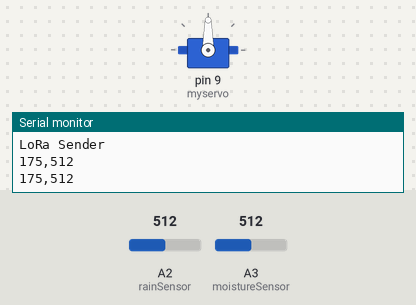
Simulated run of this sketch. Board: Arduino Uno, built with avr-gcc and run on an emulated ATmega328P. Shown: servo, the last lines printed to the serial monitor. Inputs (shaded band) come from the test bench; at power-on: A3 (moistureSensor) = 512, A2 (rainSensor) = 512. No radio packets arrive unless stated.

Above: at 2.9 s.
3.0 s: A3 (moistureSensor) set to 11
5.8 s: A3 (moistureSensor) set to 8
At 7.95 s:
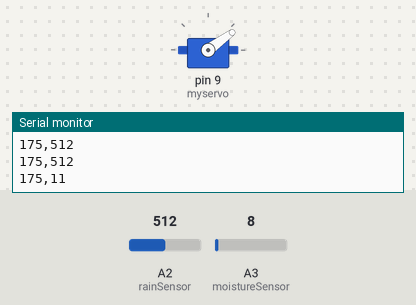
9.3 s: A3 (moistureSensor) set to 122
At 10.2 s:
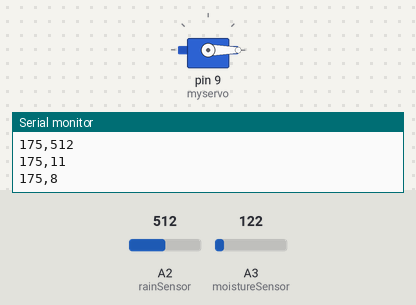
12.1 s: A3 (moistureSensor) set to 0
At 13.04 s:
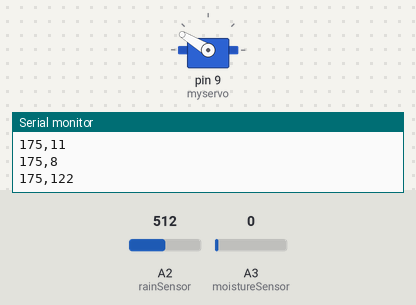
Timing chart, 0 to 69.2 s (numbered marks = the images above; inputs shaded):
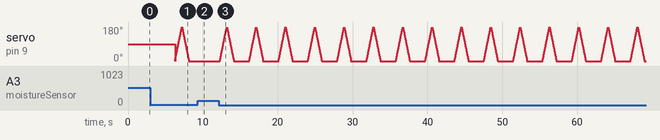

Measured:
- the behaviour switches between 10 and 9 on A3 (moistureSensor) (found by bisection; images 0 and 1)
- after the input at 9.3 s, servo on pin 9 (myservo): stays 0° (without the input it goes to 1° after 0.91 s)

The sketch:

loraArduinoSender.ino
```cpp
#include <SPI.h>
#include <LoRa.h>
#include <Servo.h>


//int pot = A0;

int rainSensor = A2;
int moistureSensor = A3;

int Sensor1 = 0;
int Sensor2 = 0;

Servo myservo;
int pos = 0;

String outgoing;
String Mymessage = "";

void setup() {
  Serial.begin(9600);
  pinMode(rainSensor,INPUT);
  pinMode(moistureSensor,INPUT);

  myservo.attach(9);

  while (!Serial);
  Serial.println("LoRa Sender");
  if (!LoRa.begin(433.0)) { // or 915E6, the MHz speed of yout module
    Serial.println("Starting LoRa failed!");
    while (1);
  }
}

void loop() {


    Sensor1 = analogRead(rainSensor);
    delay(10);
    Sensor2 = analogRead(moistureSensor);
    delay(10);

    Sensor1 = map(Sensor1, 50, 1000, 325, 15);

    if (Sensor2 < 10)

    {

    for (pos = 0; pos <= 180; pos += 1) { /* goes from 0 degrees to 180 degrees in steps of 1 degree */
    myservo.write(pos);              /* tell servo to go to position in variable 'pos' */
    delay(5);                       /* waits 15ms for the servo to reach the position */
  }
  for (pos = 180; pos >= 0; pos -= 1) { /* goes from 180 degrees to 0 degrees */
    myservo.write(pos);              /* tell servo to go to position in variable 'pos' */
    delay(5);                       /* waits 15ms for the servo to reach the position */
  }
    Mymessage = Mymessage + Sensor1 +"," + Sensor2 ;
    //Serial.println(Mymessage);

    sendMessage(Mymessage);

    delay(2000);
    Mymessage = "";

    }

    else
    {
      Mymessage = Mymessage + Sensor1 +"," + Sensor2 ;
    //Serial.println(Mymessage);

    sendMessage(Mymessage);

    delay(2000);
    Mymessage = "";
    }


}

void sendMessage(String outgoing) {
  LoRa.beginPacket();                   // start packet
  //LoRa.write(MasterNode);              // add destination address
  //LoRa.write(Node1);             // add sender address
  //LoRa.write(msgCount);                 // add message ID
  //LoRa.write(outgoing.length());        // add payload length
  LoRa.print(outgoing);
  Serial.println(outgoing);    // add payload
  LoRa.endPacket();                     // finish packet and send it
  //msgCount++;                           // increment message ID
}
```
